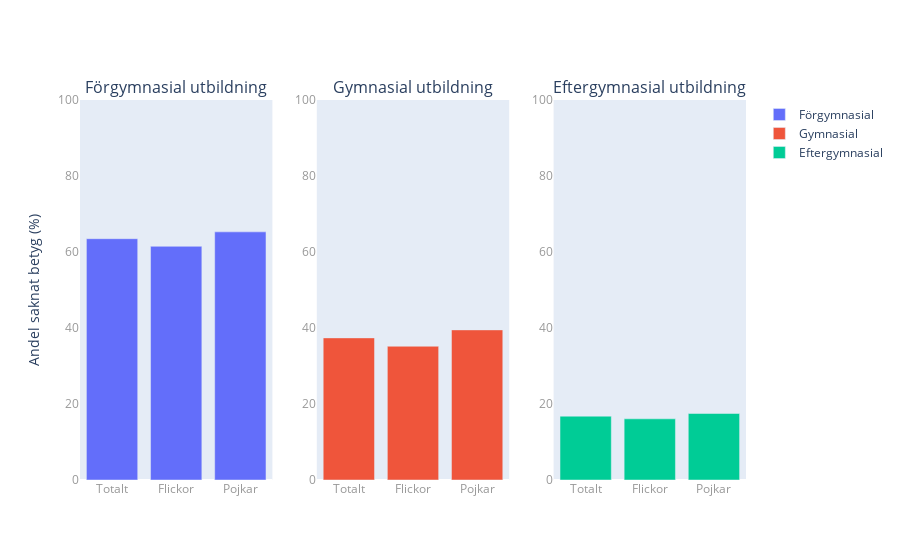

The code cell stored with this chart in its notebook:
### Code cell
# Skapa en figur för andelen saknat betyg
fig_saknat_betyg = make_subplots(rows=1, cols=3, subplot_titles=('Förgymnasial utbildning', 'Gymnasial utbildning', 'Eftergymnasial utbildning'))

# Förgymnasial utbildning
fig_saknat_betyg.add_trace(go.Bar(x=['Totalt', 'Flickor', 'Pojkar'], y=[63.5, 61.5, 65.3], name='Förgymnasial'), row=1, col=1)
# Gymnasial utbildning
fig_saknat_betyg.add_trace(go.Bar(x=['Totalt', 'Flickor', 'Pojkar'], y=[37.4, 35.2, 39.5], name='Gymnasial'), row=1, col=2)
# Eftergymnasial utbildning
fig_saknat_betyg.add_trace(go.Bar(x=['Totalt', 'Flickor', 'Pojkar'], y=[16.8, 16.1, 17.5], name='Eftergymnasial'), row=1, col=3)

# Uppdaterar layout för diagrammet med andelen saknat betyg
fig_saknat_betyg.update_yaxes(title_text='Andel saknat betyg (%)', range=[0, 100], row=1, col=1)
fig_saknat_betyg.update_yaxes(range=[0, 100], row=1, col=2)
fig_saknat_betyg.update_yaxes(range=[0, 100], row=1, col=3)
fig_saknat_betyg.update_xaxes(showgrid=False)
fig_saknat_betyg.update_yaxes(showgrid=False)
fig_saknat_betyg.update_xaxes(tickfont=dict(color="#999"))
fig_saknat_betyg.update_yaxes(tickfont=dict(color="#999"))
fig_saknat_betyg.write_html("Labb2_visualiseringar/upg1_c1.html")

fig_saknat_betyg.show()

### Figure 1 — Plotly figure (JSON) as saved in the notebook; plotly's stock layout.template omitted (floating-point values rounded to 4 significant figures)
{"data": [{"name": "Förgymnasial", "type": "bar", "x": ["Totalt", "Flickor", "Pojkar"], "xaxis": "x", "y": [63.5, 61.5, 65.3], "yaxis": "y"}, {"name": "Gymnasial", "type": "bar", "x": ["Totalt", "Flickor", "Pojkar"], "xaxis": "x2", "y": [37.4, 35.2, 39.5], "yaxis": "y2"}, {"name": "Eftergymnasial", "type": "bar", "x": ["Totalt", "Flickor", "Pojkar"], "xaxis": "x3", "y": [16.8, 16.1, 17.5], "yaxis": "y3"}], "layout": {"annotations": [{"font": {"size": 16}, "showarrow": false, "text": "Förgymnasial utbildning", "x": 0.1444, "xanchor": "center", "xref": "paper", "y": 1, "yanchor": "bottom", "yref": "paper"}, {"font": {"size": 16}, "showarrow": false, "text": "Gymnasial utbildning", "x": 0.5, "xanchor": "center", "xref": "paper", "y": 1, "yanchor": "bottom", "yref": "paper"}, {"font": {"size": 16}, "showarrow": false, "text": "Eftergymnasial utbildning", "x": 0.8556, "xanchor": "center", "xref": "paper", "y": 1, "yanchor": "bottom", "yref": "paper"}], "xaxis": {"anchor": "y", "domain": [0, 0.2889], "showgrid": false, "tickfont": {"color": "#999"}}, "xaxis2": {"anchor": "y2", "domain": [0.3556, 0.6444], "showgrid": false, "tickfont": {"color": "#999"}}, "xaxis3": {"anchor": "y3", "domain": [0.7111, 1], "showgrid": false, "tickfont": {"color": "#999"}}, "yaxis": {"anchor": "x", "domain": [0, 1], "range": [0, 100], "showgrid": false, "tickfont": {"color": "#999"}, "title": {"text": "Andel saknat betyg (%)"}}, "yaxis2": {"anchor": "x2", "domain": [0, 1], "range": [0, 100], "showgrid": false, "tickfont": {"color": "#999"}}, "yaxis3": {"anchor": "x3", "domain": [0, 1], "range": [0, 100], "showgrid": false, "tickfont": {"color": "#999"}}}}
